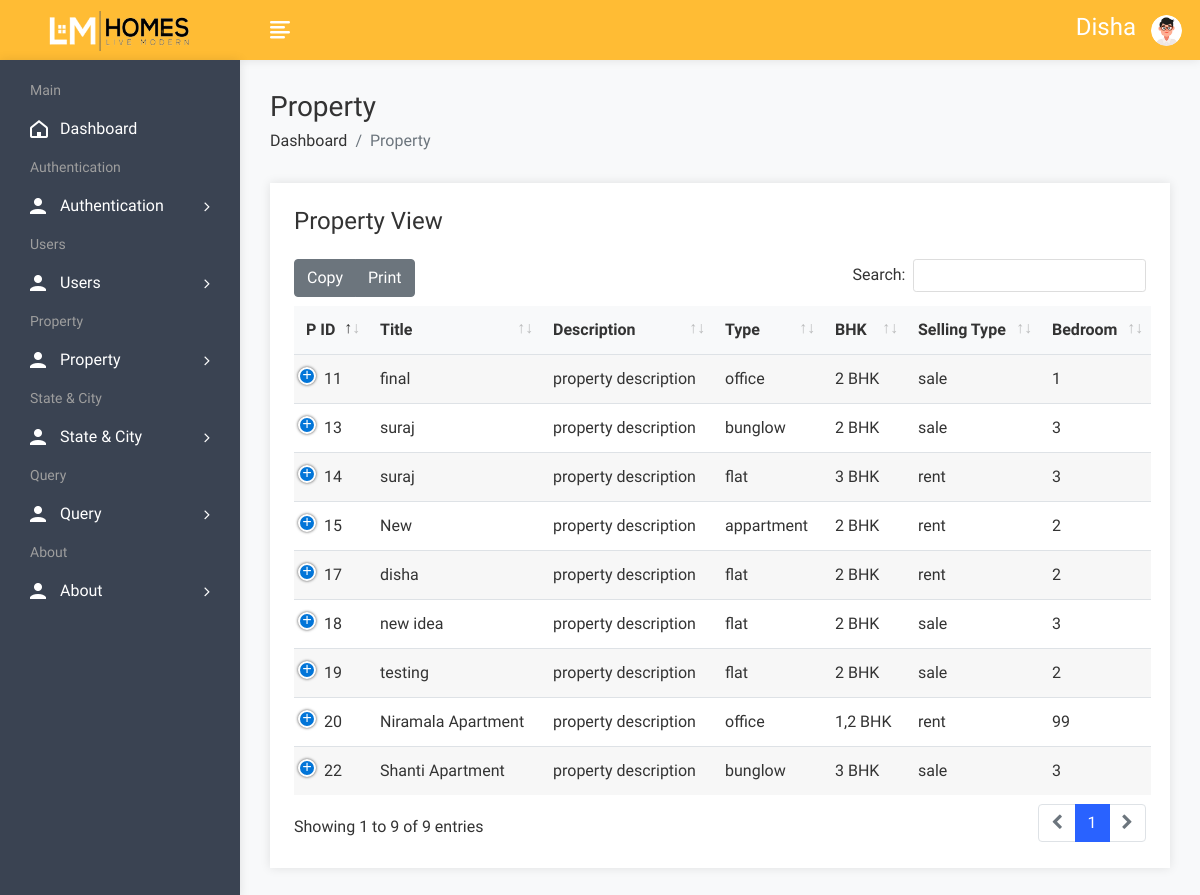
Screenshot of /admin/propertyview.php (signed in) with the database file from the repository.
### tables this page shows
CREATE TABLE `property` (
  `pid` int(50) NOT NULL,
  `title` varchar(200) NOT NULL,
  `pcontent` longtext NOT NULL,
  `type` varchar(100) NOT NULL,
  `bhk` varchar(50) NOT NULL,
  `stype` varchar(100) NOT NULL,
  `bedroom` int(50) NOT NULL,
  `bathroom` int(50) NOT NULL,
  `balcony` int(50) NOT NULL,
  `kitchen` int(50) NOT NULL,
  `hall` int(50) NOT NULL,
  `floor` varchar(50) NOT NULL,
  `size` int(50) NOT NULL,
  `price` int(50) NOT NULL,
  `location` varchar(200) NOT NULL,
  `city` varchar(100) NOT NULL,
  `state` varchar(100) NOT NULL,
  `feature` longtext NOT NULL,
  `pimage` varchar(300) NOT NULL,
  `pimage1` varchar(300) NOT NULL,
  `pimage2` varchar(300) NOT NULL,
  `pimage3` varchar(300) NOT NULL,
  `pimage4` varchar(300) NOT NULL,
  `uid` int(50) NOT NULL,
  `status` varchar(50) NOT NULL,
  `mapimage` varchar(300) NOT NULL,
  `topmapimage` varchar(300) NOT NULL,
  `groundmapimage` varchar(300) NOT NULL,
  `totalfloor` varchar(50) NOT NULL,
  `date` datetime NOT NULL DEFAULT current_timestamp()
);

### admin/propertyview.php (the view, shortened to what this page needs)
<!DOCTYPE html>
<html lang="en">
<head>
        <link rel="stylesheet" href="assets/css/bootstrap.min.css">
        <link rel="stylesheet" href="assets/css/font-awesome.min.css">
        <link rel="stylesheet" href="assets/css/feathericon.min.css">
		<link rel="stylesheet" href="assets/plugins/datatables/dataTables.bootstrap4.min.css">
		<link rel="stylesheet" href="assets/plugins/datatables/responsive.bootstrap4.min.css">
		<link rel="stylesheet" href="assets/plugins/datatables/select.bootstrap4.min.css">
		<link rel="stylesheet" href="assets/plugins/datatables/buttons.bootstrap4.min.css">
        <link rel="stylesheet" href="assets/css/style.css">
    </head>
    <body>
				<?php include("header.php"); ?>
            <div class="page-wrapper">
                <div class="content container-fluid">
					<div class="page-header">
						<div class="row">
							<div class="col">
								<h3 class="page-title">Property</h3>
								<ul class="breadcrumb">
									<li class="breadcrumb-item"><a href="dashboard.php">Dashboard</a></li>
									<li class="breadcrumb-item active">Property</li>
								</ul>
							</div>
						</div>
					</div>
					<div class="row">
                            <div class="col-12">
                                <div class="card">
                                    <div class="card-body">
                                        <h4 class="header-title mt-0 mb-4">Property View</h4>
                                        <table id="datatable-buttons" class="table table-striped dt-responsive nowrap">
                                            <thead>
                                                <tr>
                                                    <th>P ID</th>
                                                    <th>Title</th>
                                                    <th>Description</th>
                                                    <th>Type</th>
                                                    <th>BHK</th>
                                                    <th>Selling Type</th>
													<th>Bedroom</th>
                                                </tr>
                                            </thead>
                                            <tbody>
												<?php
													$query=mysqli_query($con,"select * from property");
													while($row=mysqli_fetch_row($query))
													{
												?>
                                                <tr>
                                                    <td><?php echo $row['0']; ?></td>
                                                    <td><?php echo $row['1']; ?></td>
                                                    <td><?php echo "property description"; ?></td>
                                                    <td><?php echo $row['3']; ?></td>
                                                    <td><?php echo $row['4']; ?></td>
                                                    <td><?php echo $row['5']; ?></td>
                                                    <td><?php echo $row['6']; ?></td>
                                                </tr>
                                               <?php
												}
												?>
                                            </tbody>
                                        </table>
                                    </div>
                                </div>
                            </div>
                        </div>
				</div>
			</div>
    </body>
</html>

### rows the page displays
property: pid "11", title "final", type "office", bhk "2 BHK", stype "sale", bedroom "1"
property: pid "13", title "suraj", type "bunglow", bhk "2 BHK", stype "sale", bedroom "3"
property: pid "14", title "suraj", type "flat", bhk "3 BHK", stype "rent", bedroom "3"
property: pid "15", title "New", type "appartment", bhk "2 BHK", stype "rent", bedroom "2"
property: pid "17", title "disha", type "flat", bhk "2 BHK", stype "rent", bedroom "2"
property: pid "18", title "new idea", type "flat", bhk "2 BHK", stype "sale", bedroom "3"
property: pid "19", title "testing", type "flat", bhk "2 BHK", stype "sale", bedroom "2"
property: pid "20", title "Niramala Apartment", type "office", bhk "1,2 BHK", stype "rent", bedroom "99"
property: pid "22", title "Shanti Apartment", type "bunglow", bhk "3 BHK", stype "sale", bedroom "3"

### other values shown
$_SESSION['auser'] "Disha"
